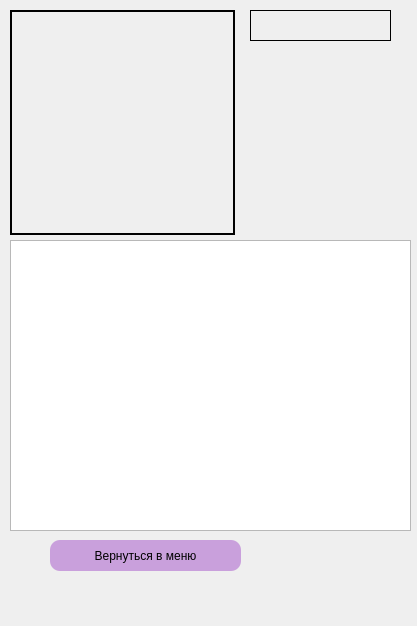
<?xml version="1.0" encoding="UTF-8"?>
<ui version="4.0">
 <class>Form</class>
 <widget class="QWidget" name="Form">
  <property name="geometry">
   <rect>
    <x>0</x>
    <y>0</y>
    <width>417</width>
    <height>626</height>
   </rect>
  </property>
  <property name="windowTitle">
   <string>Form</string>
  </property>
  <widget class="QLabel" name="l_Name">
   <property name="geometry">
    <rect>
     <x>250</x>
     <y>10</y>
     <width>141</width>
     <height>31</height>
    </rect>
   </property>
   <property name="frameShape">
    <enum>QFrame::Panel</enum>
   </property>
   <property name="text">
    <string/>
   </property>
  </widget>
  <widget class="QLabel" name="l_Image">
   <property name="geometry">
    <rect>
     <x>10</x>
     <y>10</y>
     <width>225</width>
     <height>225</height>
    </rect>
   </property>
   <property name="frameShape">
    <enum>QFrame::WinPanel</enum>
   </property>
   <property name="text">
    <string/>
   </property>
  </widget>
  <widget class="QPlainTextEdit" name="pl_Des">
   <property name="geometry">
    <rect>
     <x>10</x>
     <y>240</y>
     <width>401</width>
     <height>291</height>
    </rect>
   </property>
  </widget>
  <widget class="QPushButton" name="button_toMenu">
   <property name="geometry">
    <rect>
     <x>50</x>
     <y>540</y>
     <width>191</width>
     <height>31</height>
    </rect>
   </property>
   <property name="styleSheet">
    <string notr="true">QPushButton {
    border-radius:  10px;
    background-color:  rgb(201, 160, 220);
}
</string>
   </property>
   <property name="text">
    <string>Вернуться в меню</string>
   </property>
  </widget>
  <widget class="QLabel" name="l_like">
   <property name="geometry">
    <rect>
     <x>250</x>
     <y>540</y>
     <width>101</width>
     <height>81</height>
    </rect>
   </property>
   <property name="text">
    <string/>
   </property>
  </widget>
 </widget>
 <resources/>
 <connections/>
</ui>
